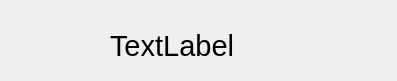
<?xml version="1.0" encoding="UTF-8"?>
<ui version="4.0">
 <class>Rich</class>
 <widget class="QWidget" name="Rich">
  <property name="geometry">
   <rect>
    <x>0</x>
    <y>0</y>
    <width>397</width>
    <height>81</height>
   </rect>
  </property>
  <property name="windowTitle">
   <string>Form</string>
  </property>
  <widget class="QLabel" name="Lab">
   <property name="geometry">
    <rect>
     <x>110</x>
     <y>30</y>
     <width>161</width>
     <height>31</height>
    </rect>
   </property>
   <property name="font">
    <font>
     <pointsize>22</pointsize>
    </font>
   </property>
   <property name="text">
    <string>TextLabel</string>
   </property>
  </widget>
 </widget>
 <resources/>
 <connections/>
</ui>
